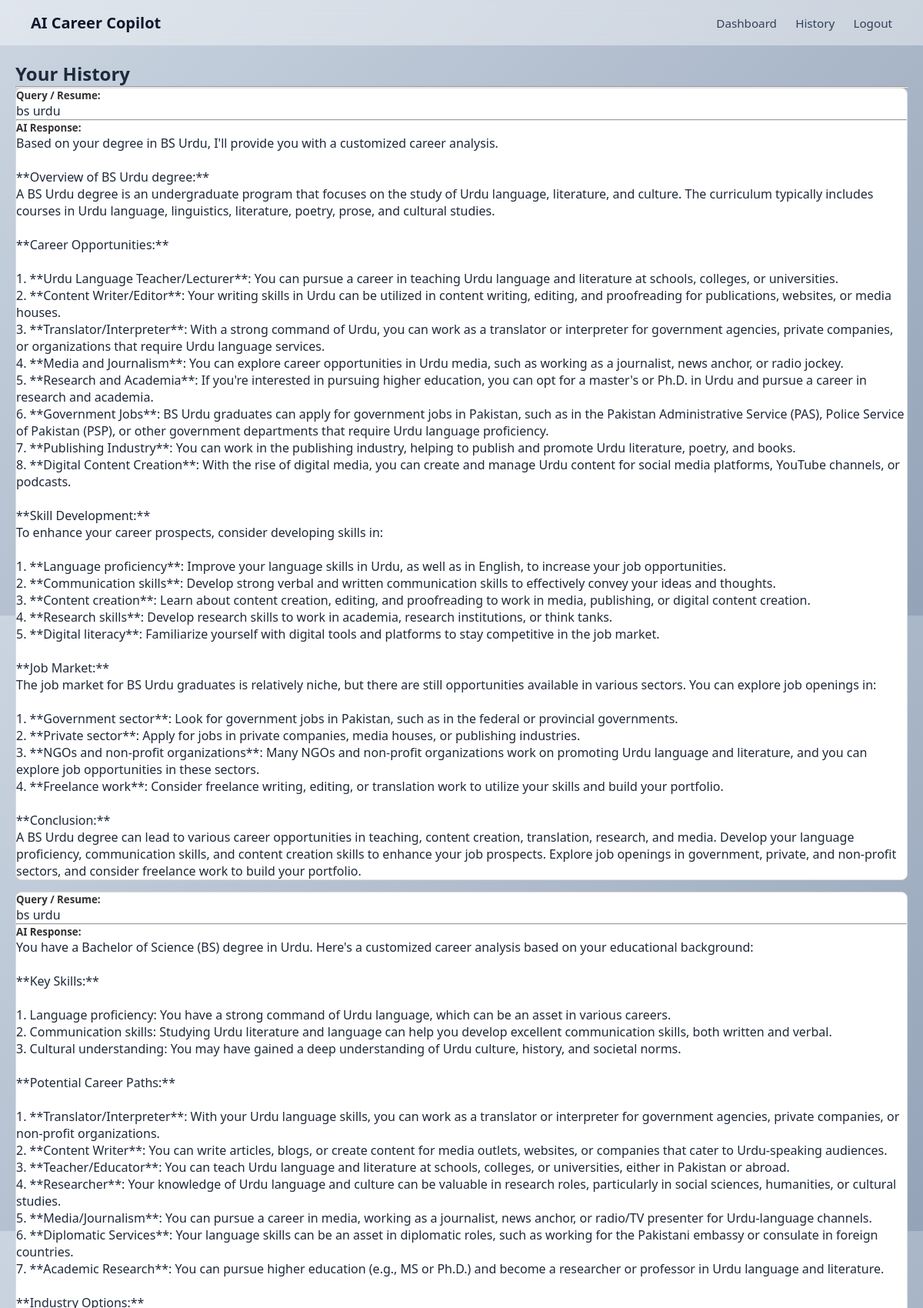
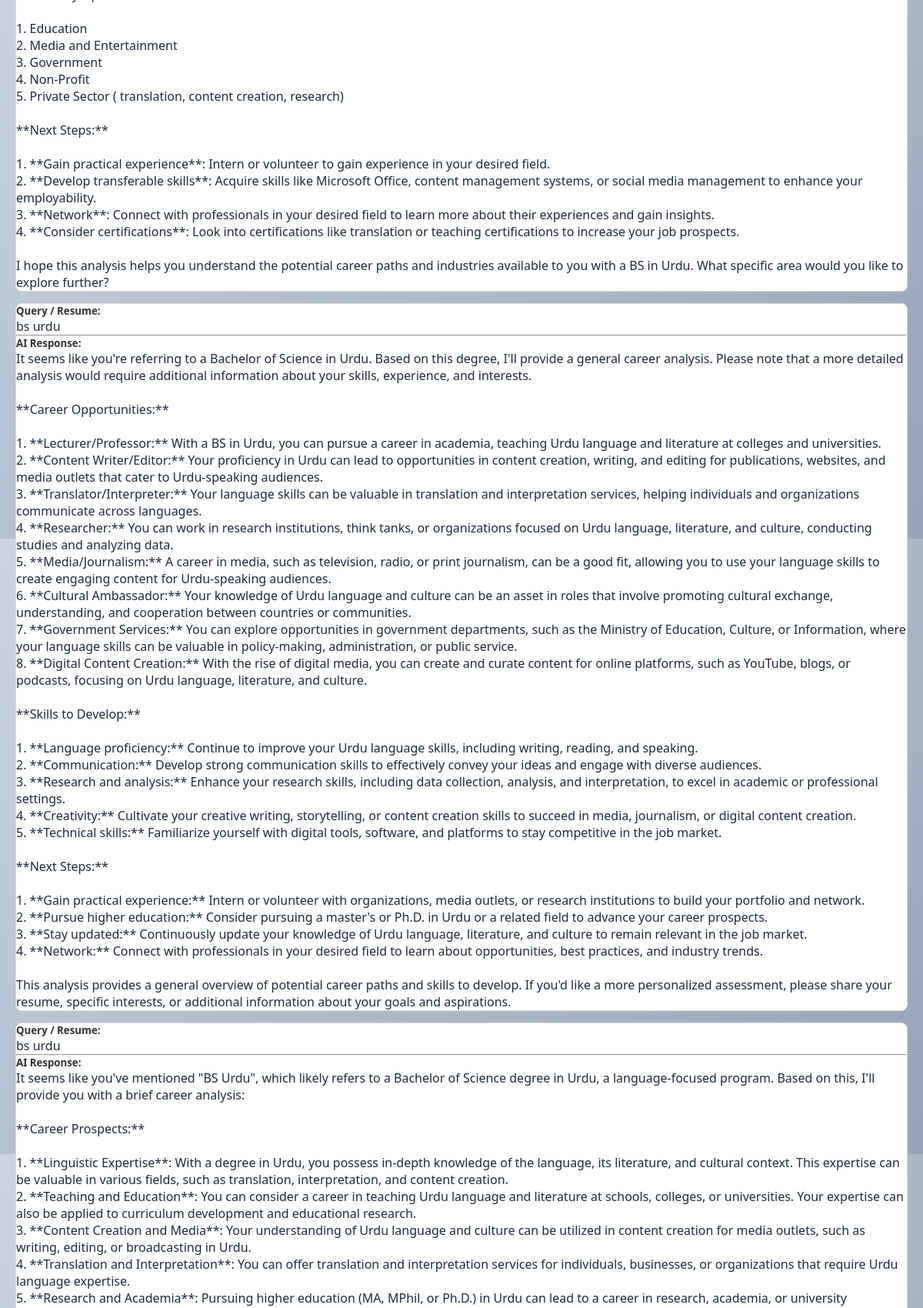
Screenshot of /history (signed in, upper part) with the database file from the repository (2 pictures, top to bottom).
### models.py (models this page shows)
class Reports(Base):
    __tablename__ = "reports"
    id = Column(Integer, primary_key=True)
    user_id = Column(Integer, ForeignKey("users.id"))
    resume_text = Column(Text)
    result = Column(Text)

### App.py (the view)
@app.route("/history")
def history():
    if "user" not in session:
        return redirect("/login")
    db = SessionLocal()
    try:
        user_reports = db.query(models.Reports).filter_by(user_id=session.get("user")).all()
    except Exception as e:
        print("Fetch Error:", e)
        user_reports = []
    finally:
        db.close()
    return render_template("history.html", reports=user_reports)

### Templates/history.html
{% extends "base.html" %}
{% block content %}
<div class="container my-4">
    <h2>Your History</h2>
    <hr>
    {% if reports %}
        {% for r in reports %}
            <div class="card mb-3 p-3 shadow-sm" style="border: 1px solid #ddd; border-radius: 8px; background: #fff; margin-bottom: 15px;">
                <h5 style="color: #333;"><strong>Query / Resume:</strong></h5>
                <p>{{ r.resume_text }}</p>
                <hr>
                <h5 style="color: #333;"><strong>AI Response:</strong></h5>
                <p style="white-space: pre-line;">{{ r.result }}</p>
            </div>
        {% endfor %}
    {% else %}
        <p>No search history found yet. Try analyzing a query on the dashboard!</p>
    {% endif %}
</div>
{% endblock %}

### Templates/base.html (shortened to what this page needs)
<!DOCTYPE html>
<html lang="en">
<head>
    <link rel="stylesheet" href="{{ url_for('static', filename='style.css') }}">
</head>
<body>
    <nav class="navbar">
        <div class="nav-brand"><a href="/">AI Career Copilot</a></div>
        <div class="nav-links">
            {% if session.get('user') %}
                <a href="/dashboard">Dashboard</a>
                <a href="/history">History</a>
                <a href="/logout">Logout</a>
            {% else %}
                <a href="/login">Login</a>
                <a href="/signup">Signup</a>
            {% endif %}
        </div>
    </nav>
    <main class="page-container">
        {% block content %}{% endblock %}
    </main>
</body>
</html>

### static/style.css (style rules this page uses)
* { box-sizing: border-box; margin: 0; padding: 0; }
body { min-height: 100vh; display: flex; flex-direction: column; background: linear-gradient(135deg, #cbd5e1 0%, #94a3b8 100%); font-family: 'Segoe UI', -apple-system, BlinkMacSystemFont, sans-serif; color: #1e293b; }
.navbar { display: flex; justify-content: space-between; align-items: center; padding: 16px 40px; background: rgba(255, 255, 255, 0.4); backdrop-filter: blur(8px); }
.nav-brand a { font-size: 1.25rem; font-weight: 700; color: #0f172a; text-decoration: none; }
.nav-links a { margin-left: 20px; text-decoration: none; color: #334155; font-weight: 500; font-size: 0.95rem; }
.page-container { flex: 1; display: flex; justify-content: center; align-items: center; padding: 20px; }

### rows the page displays
Reports: resume_text "bs urdu", result "Based on your degree in BS Urdu, I'll provide you with a customized career analysis. **Overview of BS Urdu degree:** A BS Urdu degree is an undergraduate program that focuses on the study of Urdu language, literature, and culture. The curriculum typically includes courses in Urdu language, linguistics, literature, poetry, prose, and cultural studies. **Career Opportunities:** 1. **Urdu Language Teacher/Lecturer**: You can pursue a career in teaching Urdu language and literature at schools, colleges, or universities. 2. **Content Writer/Editor**: Your writing skills in Urdu can be utilized in content writing, editing, and proofreading for publications, websites, or media houses. 3.…"
Reports: resume_text "bs urdu", result "You have a Bachelor of Science (BS) degree in Urdu. Here's a customized career analysis based on your educational background: **Key Skills:** 1. Language proficiency: You have a strong command of Urdu language, which can be an asset in various careers. 2. Communication skills: Studying Urdu literature and language can help you develop excellent communication skills, both written and verbal. 3. Cultural understanding: You may have gained a deep understanding of Urdu culture, history, and societal norms. **Potential Career Paths:** 1. **Translator/Interpreter**: With your Urdu language skills, you can work as a translator or interpreter for government agencies, private companies, or…"
Reports: resume_text "bs urdu", result "It seems like you're referring to a Bachelor of Science in Urdu. Based on this degree, I'll provide a general career analysis. Please note that a more detailed analysis would require additional information about your skills, experience, and interests. **Career Opportunities:** 1. **Lecturer/Professor:** With a BS in Urdu, you can pursue a career in academia, teaching Urdu language and literature at colleges and universities. 2. **Content Writer/Editor:** Your proficiency in Urdu can lead to opportunities in content creation, writing, and editing for publications, websites, and media outlets that cater to Urdu-speaking audiences. 3. **Translator/Interpreter:** Your language skills can be…"
Reports: resume_text "bs urdu"
